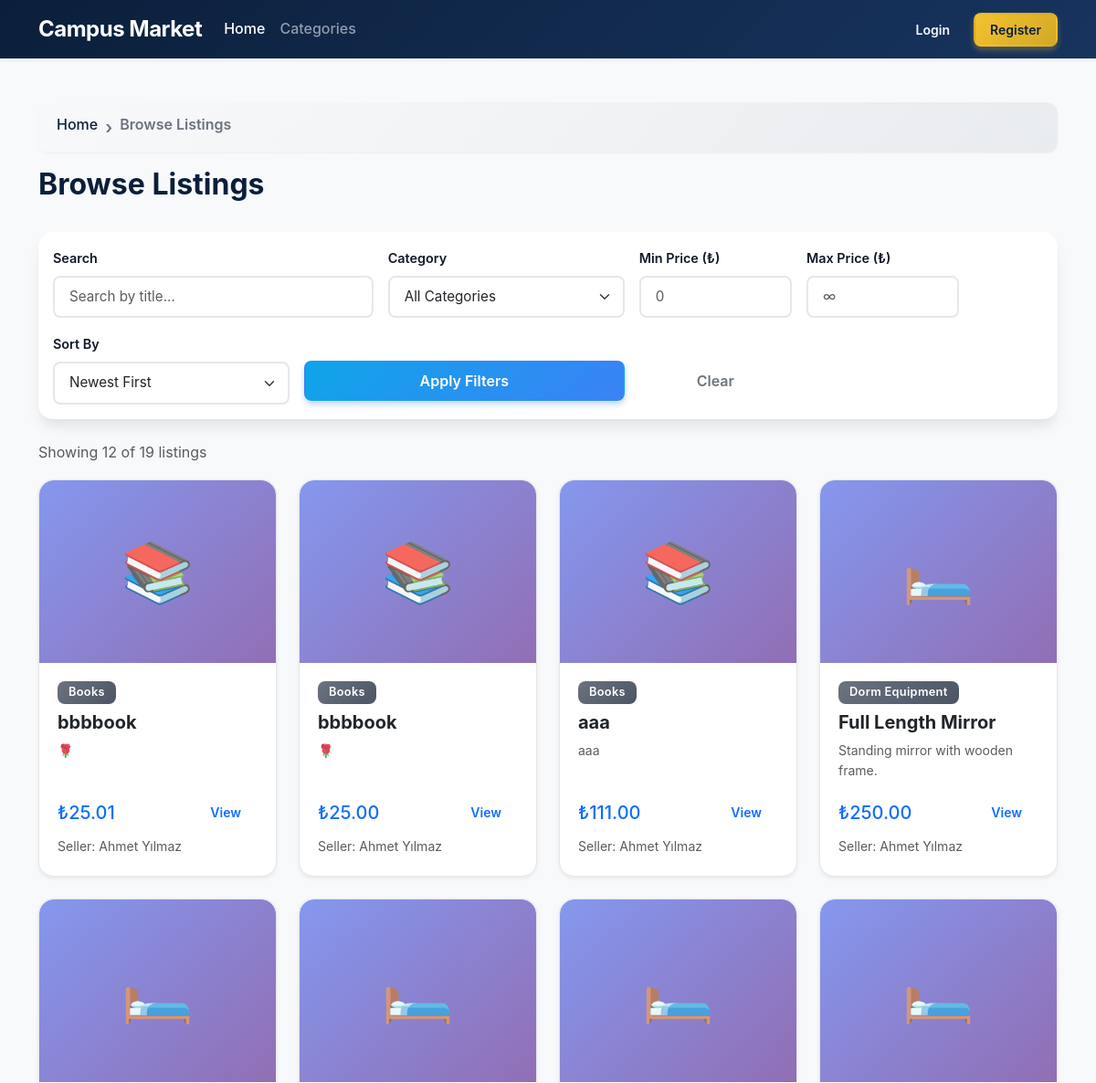
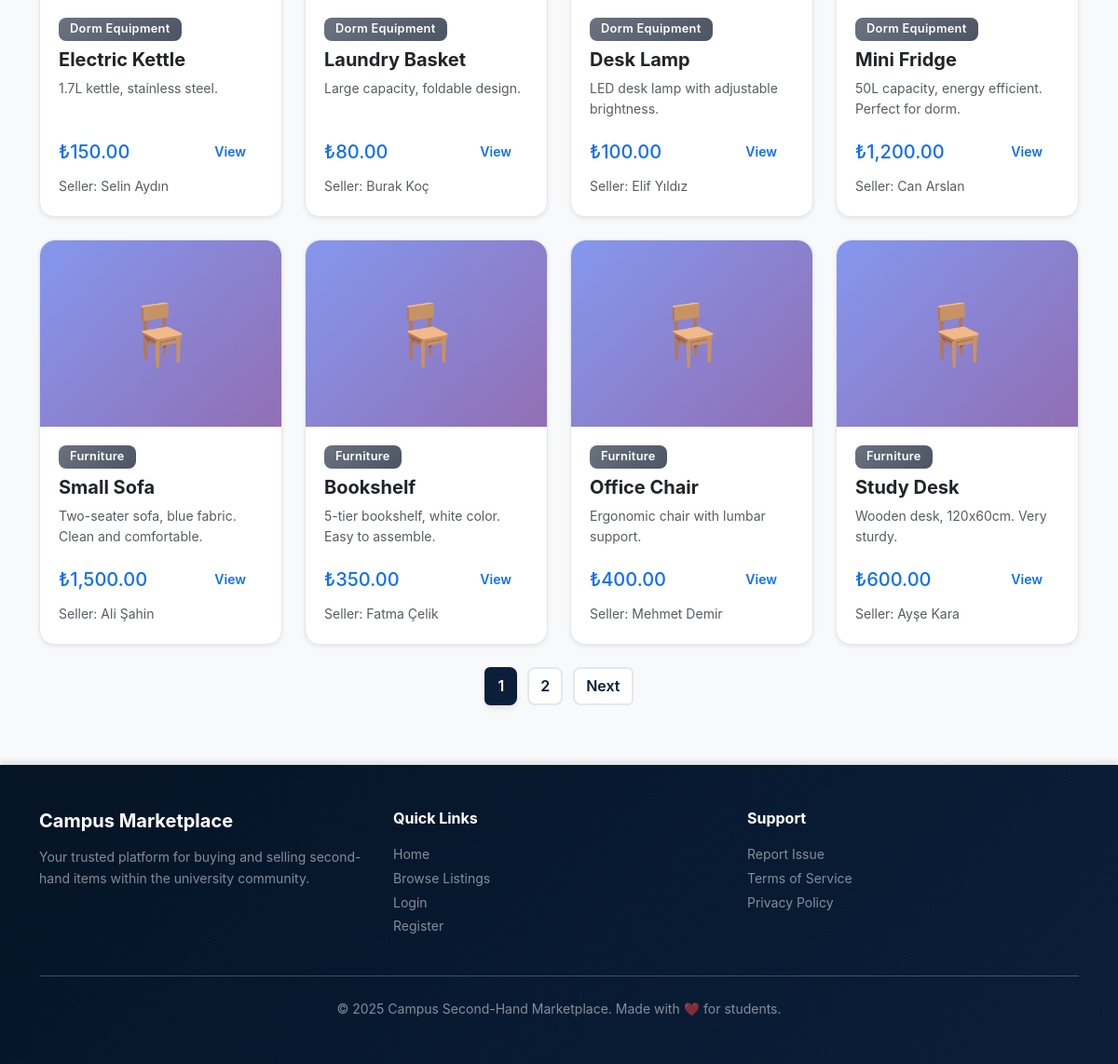
/pages/listings.php, run on the app's committed database (2 pictures, top to bottom).
### tables this page shows
CREATE TABLE `Product_Listing` (
  `ListingID` int NOT NULL AUTO_INCREMENT,
  `Title` varchar(200) NOT NULL,
  `Description` text,
  `Price` decimal(10,2) NOT NULL,
  `Status` varchar(20) NOT NULL DEFAULT 'Active',
  `SellerID` int NOT NULL,
  `CategoryID` int NOT NULL,
  PRIMARY KEY (`ListingID`),
  KEY `fk_listing_seller` (`SellerID`),
  KEY `fk_listing_category` (`CategoryID`),
  CONSTRAINT `fk_listing_category` FOREIGN KEY (`CategoryID`) REFERENCES `Category` (`CategoryID`) ON DELETE RESTRICT ON UPDATE CASCADE,
  CONSTRAINT `fk_listing_seller` FOREIGN KEY (`SellerID`) REFERENCES `User` (`UserID`) ON DELETE RESTRICT ON UPDATE CASCADE,
  CONSTRAINT `chk_listing_status` CHECK ((`Status` in (_utf8mb4'Active',_utf8mb4'Sold',_utf8mb4'Pending',_utf8mb4'Removed')))
);

CREATE TABLE `Category` (
  `CategoryID` int NOT NULL AUTO_INCREMENT,
  `CategoryName` varchar(50) NOT NULL UNIQUE,
  PRIMARY KEY (`CategoryID`)
);

CREATE TABLE `User` (
  `UserID` int NOT NULL AUTO_INCREMENT,
  `Name` varchar(100) NOT NULL,
  `Email` varchar(100) NOT NULL,
  `Password` varchar(255) NOT NULL,
  `Phone` varchar(20) DEFAULT NULL,
  `RoleID` int NOT NULL,
  PRIMARY KEY (`UserID`),
  UNIQUE KEY `Email` (`Email`),
  KEY `fk_user_role` (`RoleID`),
  CONSTRAINT `fk_user_role` FOREIGN KEY (`RoleID`) REFERENCES `Role` (`RoleID`) ON DELETE RESTRICT ON UPDATE CASCADE
);

### config/config.php (called while the page is built, shortened)
<?php
function base_url(string $path = ''): string {
    return BASE_URL . $path;
}

### includes/functions.php (called while the page is built, shortened)
<?php
function cleanInput(string $value): string
{
    return htmlspecialchars(trim($value), ENT_QUOTES, 'UTF-8');
}

### pages/listings.php (the view, shortened to what this page needs)
<?php
require_once __DIR__ . '/../config/db.php';
require_once __DIR__ . '/../includes/functions.php';
$listings = [];
$totalListings = 0;
$page = isset($_GET['page']) && is_numeric($_GET['page']) ? (int)$_GET['page'] : 1;
$perPage = 12;
$offset = ($page - 1) * $perPage;
$searchTerm = cleanInput($_GET['search'] ?? '');
$categoryFilter = isset($_GET['category']) && is_numeric($_GET['category']) ? (int)$_GET['category'] : 0;
$minPrice = isset($_GET['min_price']) && is_numeric($_GET['min_price']) ? (float)$_GET['min_price'] : 0;
$maxPrice = isset($_GET['max_price']) && is_numeric($_GET['max_price']) ? (float)$_GET['max_price'] : 0;
$sortBy = cleanInput($_GET['sort'] ?? 'newest');
try {
    $whereConditions = ["PL.Status = 'Active'"];
    $whereClause = implode(' AND ', $whereConditions);
    $orderClause = match($sortBy) {
        'price_low' => 'PL.Price ASC',
        'price_high' => 'PL.Price DESC',
        'oldest' => 'PL.ListingID ASC',
        'newest' => 'PL.ListingID DESC',
        default => 'PL.ListingID DESC'
    };
    $countSql = "SELECT COUNT(*) as total FROM Product_Listing PL WHERE $whereClause;";
    $countStmt = $pdo->prepare($countSql);
    $countStmt->execute();
    $totalListings = (int)$countStmt->fetch()['total'];
    $listingsSql = <<<SQL
    SELECT
        PL.ListingID,
        PL.Title,
        PL.Description,
        PL.Price,
        PL.Status,
        C.CategoryName,
        U.Name AS SellerName
    FROM Product_Listing PL
    INNER JOIN Category C ON C.CategoryID = PL.CategoryID
    INNER JOIN User U ON U.UserID = PL.SellerID
    WHERE $whereClause
    ORDER BY $orderClause
    LIMIT :limit OFFSET :offset;
    SQL;
    $listingsStmt = $pdo->prepare($listingsSql);
    $listingsStmt->bindValue(':limit', $perPage, PDO::PARAM_INT);
    $listingsStmt->bindValue(':offset', $offset, PDO::PARAM_INT);
    $listingsStmt->execute();
    $listings = $listingsStmt->fetchAll();
} catch (PDOException $e) {
    $errorMessage = 'Failed to load listings: ' . htmlspecialchars($e->getMessage(), ENT_QUOTES, 'UTF-8');
}
$totalPages = ceil($totalListings / $perPage);
function buildPaginationUrl(int $pageNum, string $search, int $category, float $minPrice, float $maxPrice, string $sort): string {
    $params = ['page' => $pageNum];
    return '?' . http_build_query($params);
}
require_once __DIR__ . '/../includes/header.php';
?>
<main class="container py-5">
    <nav aria-label="breadcrumb" class="mb-3">
        <ol class="breadcrumb">
            <li class="breadcrumb-item"><a href="/campus-marketplace/">Home</a></li>
            <li class="breadcrumb-item active" aria-current="page">Browse Listings</li>
        </ol>
    </nav>
    <div class="d-flex justify-content-between align-items-center mb-4">
        <h2>Browse Listings</h2>
    </div>
    <div class="card mb-4">
        <div class="card-body">
            <form method="get" action="<?= base_url('/pages/listings.php') ?>" class="row g-3">
                <div class="col-md-4">
                    <label class="form-label small">Search</label>
                    <input type="text" class="form-control" name="search" placeholder="Search by title..."
                           value="<?php echo htmlspecialchars($searchTerm, ENT_QUOTES, 'UTF-8'); ?>">
                </div>
                <div class="col-md-3">
                    <label class="form-label small">Category</label>
                    <select class="form-select" name="category">
                        <option value="0">All Categories</option>
                    </select>
                </div>
                <div class="col-md-2">
                    <label class="form-label small">Min Price (₺)</label>
                    <input type="number" step="0.01" class="form-control" name="min_price" placeholder="0"
                           value="<?php echo $minPrice > 0 ? $minPrice : ''; ?>">
                </div>
                <div class="col-md-2">
                    <label class="form-label small">Max Price (₺)</label>
                    <input type="number" step="0.01" class="form-control" name="max_price" placeholder="∞"
                           value="<?php echo $maxPrice > 0 ? $maxPrice : ''; ?>">
                </div>
                <div class="col-md-3">
                    <label class="form-label small">Sort By</label>
                    <select class="form-select" name="sort">
                        <option value="newest" <?php echo $sortBy === 'newest' ? 'selected' : ''; ?>>Newest First</option>
                    </select>
                </div>
                <div class="col-md-4">
                    <label class="form-label small d-block">&nbsp;</label>
                    <button type="submit" class="btn btn-primary w-100">Apply Filters</button>
                </div>
                <div class="col-md-2">
                    <label class="form-label small d-block">&nbsp;</label>
                    <a href="/campus-marketplace/pages/listings.php" class="btn btn-outline-secondary w-100">Clear</a>
                </div>
            </form>
        </div>
    </div>
    <p class="text-muted mb-3">
        Showing <?php echo count($listings); ?> of <?php echo $totalListings; ?> listings
    </p>
    <?php if (empty($listings)): ?>
        <div class="empty-state">
            <div class="empty-state-icon">📦</div>
            <h4>No Listings Found</h4>
            <p>We couldn't find any items matching your search criteria. Try adjusting your filters or browse all categories.</p>
            <?php if (isLoggedIn() && hasRole('Student')): ?>
                <a href="/campus-marketplace/pages/add-listing.php" class="btn btn-primary">Create Your First Listing</a>
            <?php else: ?>
                <a href="/campus-marketplace/pages/listings.php" class="btn btn-outline-primary">Clear Filters</a>
            <?php endif; ?>
        </div>
    <?php else: ?>
        <div class="row row-cols-1 row-cols-md-3 row-cols-lg-4 g-4 mb-4">
            <?php foreach ($listings as $listing): ?>
                <div class="col">
                    <div class="card h-100 shadow-sm listing-card">
                        <div class="listing-image-placeholder" style="height: 200px; background: linear-gradient(135deg, #667eea 0%, #764ba2 100%); display: flex; align-items: center; justify-content: center; font-size: 4rem; color: white; opacity: 0.8;">
                            <?php
                            $categoryEmoji = match($listing['CategoryName']) {
                                'Books' => '📚',
                                'Electronics' => '💻',
                                'Furniture' => '🪑',
                                'Dorm Equipment' => '🛏️',
                                default => '📦'
                            };
                            echo $categoryEmoji;
                            ?>
                        </div>
                        <div class="card-body d-flex flex-column">
                            <span class="badge bg-secondary mb-2 align-self-start">
                                <?php echo htmlspecialchars($listing['CategoryName'], ENT_QUOTES, 'UTF-8'); ?>
                            </span>
                            <h5 class="card-title">
                                <?php echo htmlspecialchars($listing['Title'], ENT_QUOTES, 'UTF-8'); ?>
                            </h5>
                            <p class="card-text text-muted small flex-grow-1">
                                <?php
                                $desc = $listing['Description'] ?? '';
                                echo htmlspecialchars(
                                    strlen($desc) > 80 ? substr($desc, 0, 80) . '...' : $desc,
                                    ENT_QUOTES,
                                    'UTF-8'
                                );
                                ?>
                            </p>
                            <div class="d-flex justify-content-between align-items-center">
                                <span class="h5 mb-0 text-primary">
                                    ₺<?php echo number_format((float)$listing['Price'], 2); ?>
                                </span>
                                <a href="/campus-marketplace/pages/listing-detail.php?id=<?php echo $listing['ListingID']; ?>"
                                   class="btn btn-sm btn-outline-primary">View</a>
                            </div>
                            <p class="text-muted small mb-0 mt-2">
                                Seller: <?php echo htmlspecialchars($listing['SellerName'], ENT_QUOTES, 'UTF-8'); ?>
                            </p>
                        </div>
                    </div>
                </div>
            <?php endforeach; ?>
        </div>
        <?php if ($totalPages > 1): ?>
            <nav aria-label="Listings pagination">
                <ul class="pagination justify-content-center">
                    <?php
                    $startPage = max(1, $page - 2);
                    $endPage = min($totalPages, $page + 2);
                    for ($i = $startPage; $i <= $endPage; $i++):
                    ?>
                        <li class="page-item <?php echo $i === $page ? 'active' : ''; ?>">
                            <a class="page-link" href="<?php echo buildPaginationUrl($i, $searchTerm, $categoryFilter, $minPrice, $maxPrice, $sortBy); ?>">
                                <?php echo $i; ?>
                            </a>
                        </li>
                    <?php endfor; ?>
                    <?php if ($page < $totalPages): ?>
                        <li class="page-item">
                            <a class="page-link" href="<?php echo buildPaginationUrl($page + 1, $searchTerm, $categoryFilter, $minPrice, $maxPrice, $sortBy); ?>">Next</a>
                        </li>
                    <?php endif; ?>
                </ul>
            </nav>
        <?php endif; ?>
    <?php endif; ?>
</main>
<?php require_once __DIR__ . '/../includes/footer.php'; ?>

### data on the page
product_listing: CategoryID.CategoryName "📚", CategoryID.CategoryName "Books", Title "bbbbook", Description "🌹", Price "25.01", SellerID.Name "Ahmet Yılmaz"
product_listing: CategoryID.CategoryName "📚", CategoryID.CategoryName "Books", Title "bbbbook", Description "🌹", Price "25.00", SellerID.Name "Ahmet Yılmaz"
product_listing: CategoryID.CategoryName "📚", CategoryID.CategoryName "Books", Title "aaa", Description "aaa", Price "111.00", SellerID.Name "Ahmet Yılmaz"
product_listing: CategoryID.CategoryName "🛏️", CategoryID.CategoryName "Dorm Equipment", Title "Full Length Mirror", Description "Standing mirror with wooden frame.", Price "250.00", SellerID.Name "Ahmet Yılmaz"
product_listing: CategoryID.CategoryName "🛏️", CategoryID.CategoryName "Dorm Equipment", Title "Electric Kettle", Description "1.7L kettle, stainless steel.", Price "150.00", SellerID.Name "Selin Aydın"
product_listing: CategoryID.CategoryName "🛏️", CategoryID.CategoryName "Dorm Equipment", Title "Laundry Basket", Description "Large capacity, foldable design.", Price "80.00", SellerID.Name "Burak Koç"
product_listing: CategoryID.CategoryName "🛏️", CategoryID.CategoryName "Dorm Equipment", Title "Desk Lamp", Description "LED desk lamp with adjustable brightness.", Price "100.00", SellerID.Name "Elif Yıldız"
product_listing: CategoryID.CategoryName "🛏️", CategoryID.CategoryName "Dorm Equipment", Title "Mini Fridge", Description "50L capacity, energy efficient. Perfect for dorm.", Price "1,200.00", SellerID.Name "Can Arslan"
product_listing: CategoryID.CategoryName "🪑", CategoryID.CategoryName "Furniture", Title "Small Sofa", Description "Two-seater sofa, blue fabric. Clean and comfortable.", Price "1,500.00", SellerID.Name "Ali Şahin"
product_listing: CategoryID.CategoryName "🪑", CategoryID.CategoryName "Furniture", Title "Bookshelf", Description "5-tier bookshelf, white color. Easy to assemble.", Price "350.00", SellerID.Name "Fatma Çelik"
product_listing: CategoryID.CategoryName "🪑", CategoryID.CategoryName "Furniture", Title "Office Chair", Description "Ergonomic chair with lumbar support.", Price "400.00", SellerID.Name "Mehmet Demir"
product_listing: CategoryID.CategoryName "🪑", CategoryID.CategoryName "Furniture", Title "Study Desk", Description "Wooden desk, 120x60cm. Very sturdy.", Price "600.00", SellerID.Name "Ayşe Kara"

### other printed values
count($listings) "12"
$totalListings "19"
